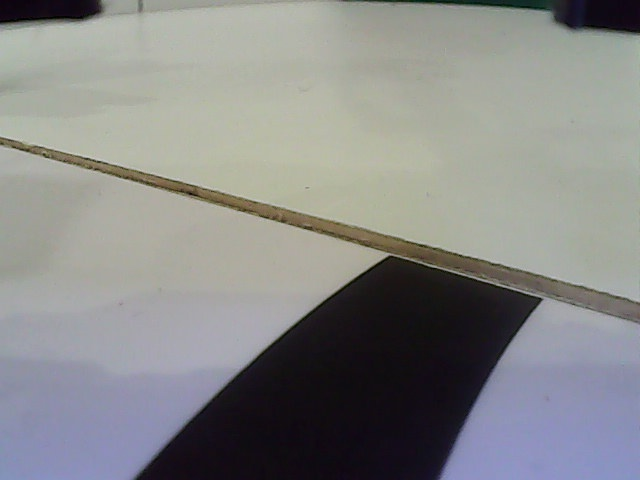
#> input picture bawty/hsvcalibimagecurvelinegap.jpg, 640 x 480 px, given in place of the camera
$ python evaccalibbw.py
#> lines starting #> are read from the running program, lines starting #| are printed output that depends on the picture; after the words box and inside, x2 and y2 are one past the last pixel; in counts of white or black regions, pixels touching at a corner belong together
### calibration_pi/MultiThread.py
import cv2
from threading import Thread

class WebcamStream:

    def __init__(self, stream_id = 0):
#> called with stream_id = 2
        self.stream_id = stream_id
        print(self.stream_id)
        self.vcap = cv2.VideoCapture(self.stream_id)
        self.vcap.set(cv2.CAP_PROP_FRAME_WIDTH, 640)
        self.vcap.set(cv2.CAP_PROP_FRAME_HEIGHT, 480)
        self.vcap.set(cv2.CAP_PROP_FOURCC, cv2.VideoWriter_fourcc('M', 'J', 'P', 'G'))
        # assert self.vcap.isOpened()

        if self.vcap.isOpened() is False:
            print('[Exiting]: Error accessing webcam stream. (MultiThread)')
            exit(0)

        #print fps
        # fps_input_stream = int(self.vcap.get(5))
        # print('FPS of input stream:', fps_input_stream)

        #reading a single frame from vcap stream for initialisation
        self.grabbed, self.frame = self.vcap.read()
#> self.frame is the input picture: shape (480, 640, 3); mean B, G, R 135.4, 136.4, 135.6
        if self.grabbed is False:
            print('[Exiting]: No more frames to read. (MultiThread)')
            exit(0)
        #self.stopped is initialised to False
        self.stopped = True
        #thread instantiation
        self.t = Thread(target=self.update, args=())
        self.t.daemon = True #daemon threads run in the background

    def start(self):
        self.stopped = False
        self.t.start()

    def update(self):
        while True:
            if self.stopped is True:
                break
            self.grabbed, self.frame = self.vcap.read()
            if self.grabbed is False:
                print('[Exiting]: No more frames to read. (MultiThread)')
                self.stopped = True
                break
        self.vcap.release()

    def read(self):
        return self.frame

    def stop(self):
        self.stopped = True

### calibration_pi/evaccalibbw.py

#^ HOW TO USE bwcalib.py
# Drag the slider to threshold the black and white value
# Anything above the value is considered white, any below is black
# Black and white values are inverted on the masked image --> black as white and white as black
# This is because black is getting masked, so it has a value
# The slider lags abit so just drag once and wait for a response from the program
# Press 'q' to quit

import cv2
from MultiThread import WebcamStream
import numpy as np

cam_stream = WebcamStream(stream_id=2)
cam_stream.start()

l_sat_thresh = np.array([0, 0, 0], np.uint8)
u_sat_thresh = np.array([180, 100, 255], np.uint8)

sat_thresh = 0

def update(val):
    global l_sat_thresh
    l_sat_thresh = np.array([0, int(val), 0], np.uint8)

frame_org = cam_stream.read()
frame_org = cv2.flip(frame_org, 0)
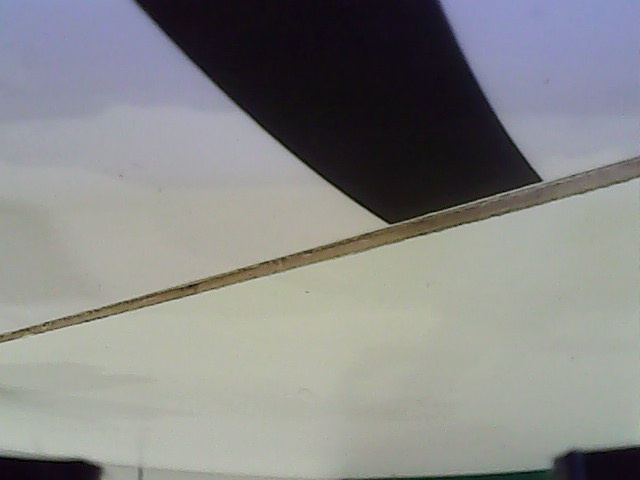
#> frame_org: shape (480, 640, 3); mean B, G, R 135.4, 136.4, 135.6
frame_org = cv2.flip(frame_org, 1)
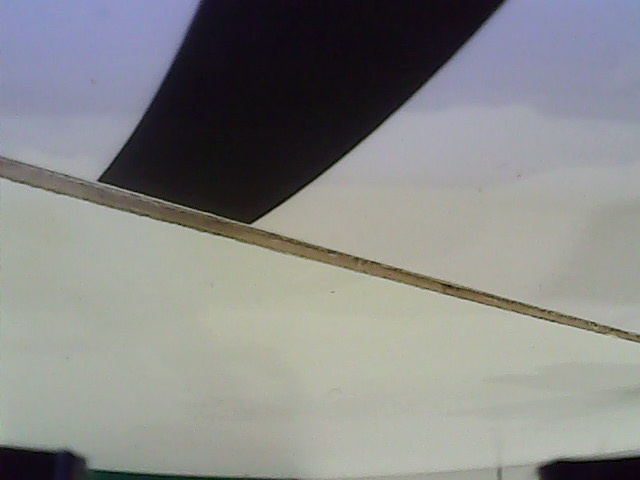
#> frame_org: shape (480, 640, 3); mean B, G, R 135.4, 136.4, 135.6
gray_org = cv2.cvtColor(frame_org, cv2.COLOR_BGR2GRAY)
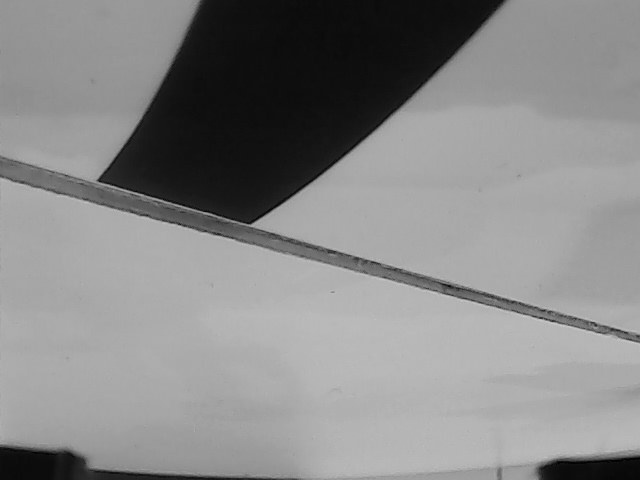
#> gray_org: shape (480, 640); min 1, max 208, mean 136.1
t, thresh = cv2.threshold(gray_org, sat_thresh, 255, cv2.THRESH_BINARY_INV)
#> thresh: shape (480, 640); every value is 0
#> t = 0
cv2.imshow('frame', thresh)
cv2.createTrackbar('threshold', 'frame', 0, 255, update)

while True:
    if cam_stream.stopped:
        break

    frame_org = cam_stream.read()
    gray_org = cv2.cvtColor(frame_org, cv2.COLOR_BGR2GRAY)
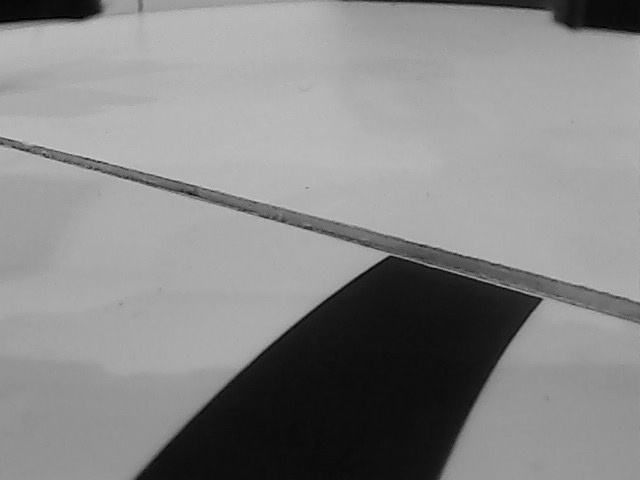
#> gray_org: shape (480, 640); min 1, max 208, mean 136.1
    frame_hsv = cv2.cvtColor(frame_org, cv2.COLOR_BGR2HSV)
#> frame_hsv: shape (480, 640, 3); mean H, S, V 70.9, 36.2, 143.4
    # evac_max = np.amax(frame_hsv, axis=2)
    thresh = cv2.inRange(frame_hsv, l_sat_thresh, u_sat_thresh)
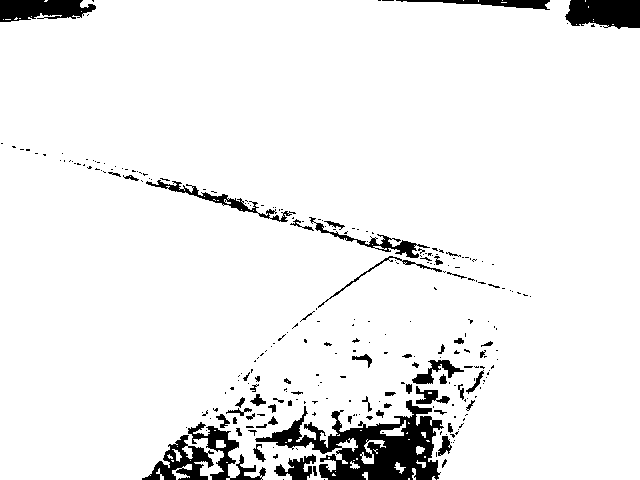
#> thresh: shape (480, 640); 93.8% white; 267 black regions (206 under 20 px), largest, box (x1, y1, x2, y2) and area: (255, 400, 444, 480) 6396, (565, 0, 640, 29) 1840, (0, 0, 96, 22) 1574
    cv2.imshow('frame', thresh)

    if cv2.waitKey(1) == ord('q'):
#> (key q is pressed here)
        break
